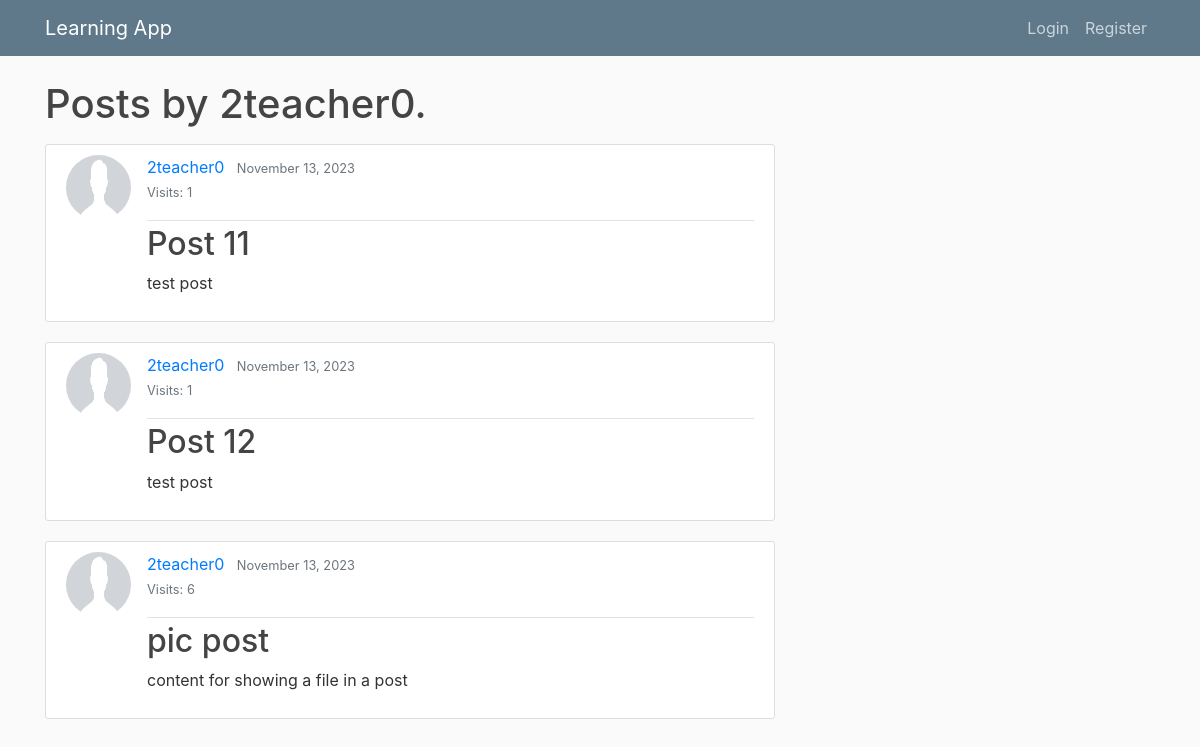
Page /profile/post/2teacher0/ on the earlier database version.
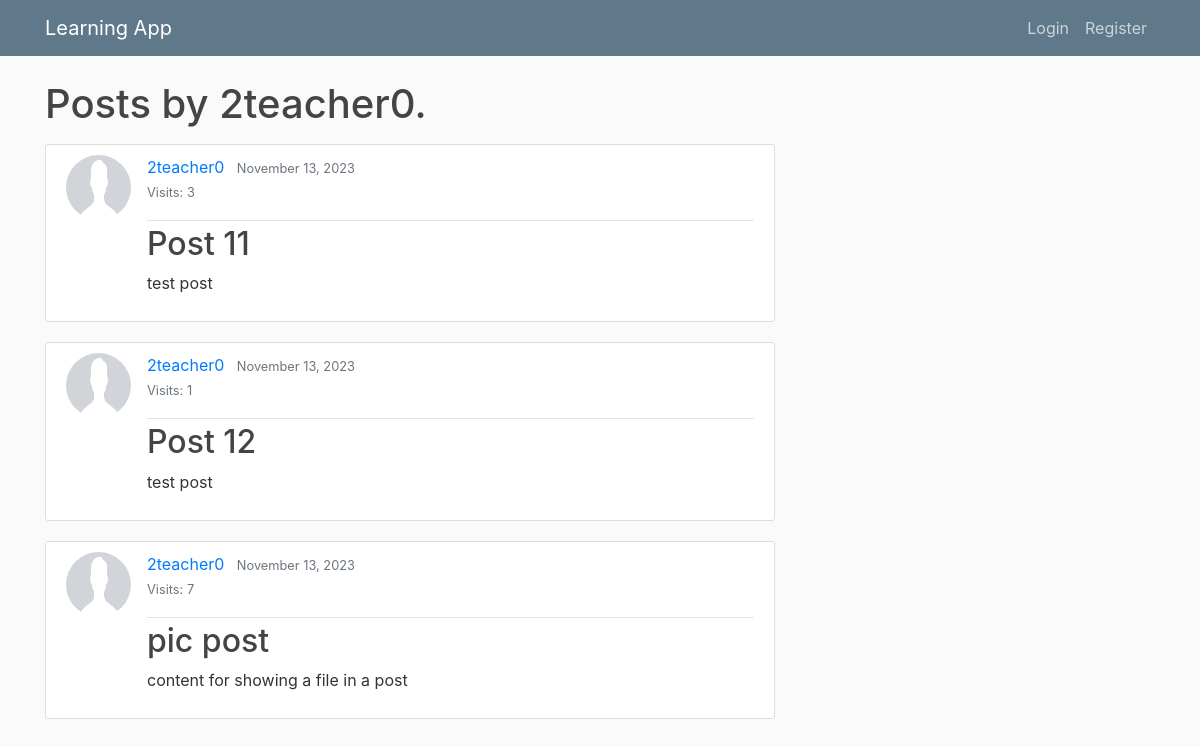
Same page on the later database version.
### learning_app/models.py (models this page shows, shortened)
class Post(models.Model):
    title = models.CharField(max_length=100)
    content = models.TextField()
    date = models.DateTimeField(default=timezone.now)
    author = models.ForeignKey(User, on_delete=models.CASCADE)
    uploaded_file = models.FileField(upload_to='documents/', null=True, blank=True)
    post_visits = models.IntegerField(default=0)

class Profile(models.Model):
    user = models.OneToOneField(User, on_delete=models.CASCADE)
    image = models.ImageField(default='default.png', upload_to='profile_pics')
    ROLE_CHOICES = [
        ('TEACHER', 'Teacher'),
        ('STUDENT', 'Student'),
        ('ADMIN', 'Admin')
    ]
    role = models.CharField(max_length=10, choices=ROLE_CHOICES, default='STUDENT')

### learning_app/views.py (the view)
# urls.py: path('profile/post/<str:username>/', UserPostListView.as_view(), name='user-posts'),  # individual users posts
class UserPostListView(ListView):
    model = Post
    template_name = 'learning_app/user_posts.html'  # <app>/<model>_<viewtype>.html
    context_object_name = 'posts'
    def get_queryset(self):
        user = get_object_or_404(User, username=self.kwargs.get('username'))
        return Post.objects.filter(author=user).order_by('-date')

### learning_app/templates/learning_app/user_posts.html (shortened to what this page needs)
{% extends "learning_app/base.html" %}
{% block content %}
    <h1 class="mb-3" >Posts by {{ view.kwargs.username }}. </h1>
    {% for post in posts %}
        <article class="media content-section">
            <img class="rounded-circle article-img" src="{{ post.author.profile.image.url }}">
            <div class="media-body">
                <div class="article-metadata">
                    <a class="mr-2" href="{% url 'user-posts' post.author.username %}">{{ post.author }}</a>
                    <small class="text-muted">{{ post.date|date:"F d, Y" }}</small>
                    <p class="post-visits">
                        <small class="text-muted">Visits: {{ post.post_visits }}</small>
                    </p>
                </div>
                <h2><a class="article-title " href="{% url 'post-detail' post.id %}">{{ post.title }}</a></h2>
                <p class="article-content">{{ post.content }}</p>
            </div>
        </article>
    {% endfor %}
{% endblock content %}

Differences in the rows shown:
changed Post "Post 11": post_visits "1" → "3"
changed Post "pic post": post_visits "6" → "7"
